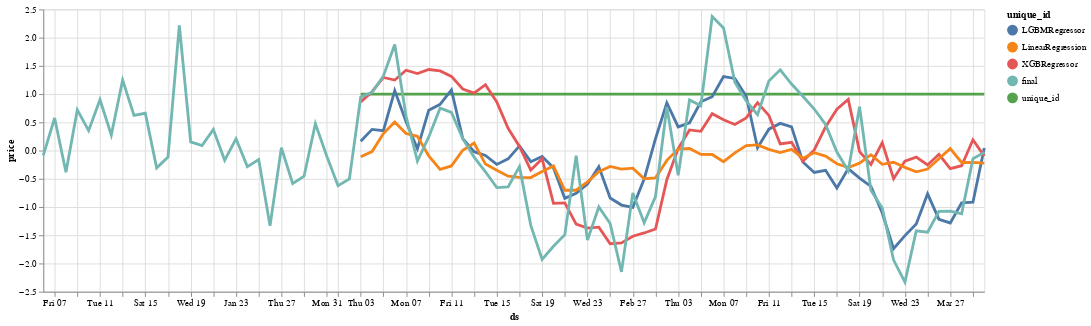

Write notebook code for a chart like this one.
### Code cell
altair_plot(fcst_mlf_df_plot)

### Figure 1 — Vega-Lite specification as saved in the notebook (floating-point values rounded to 4 significant figures; data arrays with more than 128 entries replaced by an {"elided": "..."} marker saying what was removed)
{"config": {"view": {"continuousWidth": 300, "continuousHeight": 300}}, "layer": [{"mark": {"type": "circle"}, "encoding": {"color": {"field": "unique_id", "type": "nominal"}, "opacity": {"value": 0}, "x": {"field": "ds", "type": "temporal"}, "y": {"field": "price", "type": "quantitative"}}, "name": "view_2"}, {"mark": {"type": "line"}, "encoding": {"color": {"field": "unique_id", "type": "nominal"}, "size": {"condition": {"test": {"not": {"param": "param_2"}}, "value": 1}, "value": 3}, "x": {"field": "ds", "type": "temporal"}, "y": {"field": "price", "type": "quantitative"}}}], "data": {"name": "data-28567b27fbc62fe4064f5387caa7b68c"}, "params": [{"name": "param_2", "select": {"type": "point", "fields": ["unique_id"], "nearest": true, "on": "mouseover"}, "views": ["view_2"]}], "width": 1000, "$schema": "https://vega.github.io/schema/vega-lite/v5.15.1.json", "datasets": {"data-28567b27fbc62fe4064f5387caa7b68c": {"elided": "308 records"}}}
